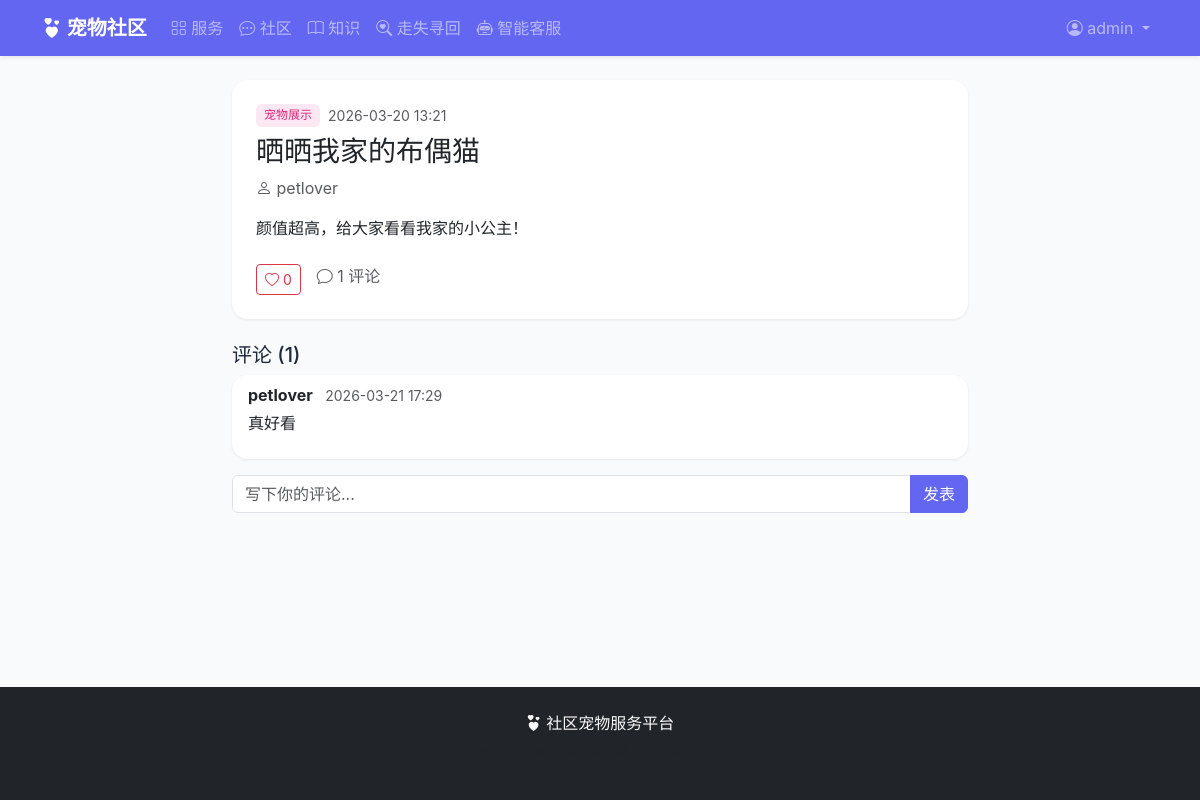
Screenshot of /community/posts/3/ (signed in) with the database file from the repository.
### accounts/models.py (models this page shows, shortened)
class User(AbstractUser):
    ROLE_CHOICES = (
        ('owner', '宠物主人'),
        ('provider', '服务商家'),
        ('admin', '系统管理员'),
    )
    role = models.CharField('角色', max_length=10, choices=ROLE_CHOICES, default='owner')
    phone = models.CharField('手机号', max_length=11, blank=True)
    avatar = models.ImageField('头像', upload_to='avatars/', blank=True)
    address = models.CharField('地址', max_length=200, blank=True)
    bio = models.TextField('个人简介', max_length=500, blank=True)
    created_at = models.DateTimeField('注册时间', auto_now_add=True)
    class Meta:
        verbose_name = '用户'
        verbose_name_plural = '用户'
    @property
    def is_provider(self):
        return self.role == 'provider'
    @property
    def is_admin_role(self):
        return self.role == 'admin'

### community/models.py (models this page shows, shortened)
class Post(models.Model):
    POST_TYPES = (
        ('note', '养宠笔记'),
        ('qa', '问答咨询'),
        ('show', '宠物展示'),
    )
    author = models.ForeignKey(settings.AUTH_USER_MODEL, on_delete=models.CASCADE,
                               related_name='posts', verbose_name='作者')
    post_type = models.CharField('类型', max_length=10, choices=POST_TYPES)
    title = models.CharField('标题', max_length=200)
    content = models.TextField('内容')
    image = models.ImageField('图片', upload_to='posts/', blank=True)
    likes_count = models.IntegerField('点赞数', default=0)
    comments_count = models.IntegerField('评论数', default=0)
    is_approved = models.BooleanField('已审核', default=False)
    is_pinned = models.BooleanField('置顶', default=False)
    created_at = models.DateTimeField('发布时间', auto_now_add=True)
    updated_at = models.DateTimeField('更新时间', auto_now=True)
    class Meta:
        verbose_name = '社区帖子'
        verbose_name_plural = '社区帖子'
        ordering = ['-is_pinned', '-created_at']

class Comment(models.Model):
    post = models.ForeignKey(Post, on_delete=models.CASCADE,
                             related_name='comments', verbose_name='帖子')
    author = models.ForeignKey(settings.AUTH_USER_MODEL, on_delete=models.CASCADE,
                               related_name='comments', verbose_name='作者')
    content = models.TextField('内容')
    created_at = models.DateTimeField('评论时间', auto_now_add=True)
    class Meta:
        verbose_name = '评论'
        verbose_name_plural = '评论'
        ordering = ['-created_at']

### community/views.py (the view)
# urls.py: path('posts/<int:pk>/', views.post_detail, name='post_detail'),
def post_detail(request, pk):
    post = get_object_or_404(Post.objects.select_related('author'), pk=pk)
    if not post.is_approved and not (
        request.user.is_authenticated and (
            request.user.is_admin_role or post.author == request.user
        )
    ):
        from django.http import Http404
        raise Http404
    comments = post.comments.all().select_related('author')
    user_liked = False
    if request.user.is_authenticated:
        user_liked = Like.objects.filter(post=post, user=request.user).exists()
    return render(request, 'community/post_detail.html', {
        'post': post,
        'comments': comments,
        'user_liked': user_liked,
    })

### templates/community/post_detail.html (shortened to what this page needs)
{% extends 'base.html' %}
{% block content %}
<div class="row justify-content-center">
    <div class="col-md-8">
        <div class="card mb-4">
            <div class="card-body p-4">
                <div class="d-flex gap-2 align-items-center mb-2">
                    <span class="post-type {{ post.post_type }}">{{ post.get_post_type_display }}</span>
                    <small class="text-muted">{{ post.created_at|date:"Y-m-d H:i" }}</small>
                </div>
                <h3>{{ post.title }}</h3>
                <div class="d-flex align-items-center text-muted mb-3">
                    <i class="bi bi-person"></i>&nbsp;{{ post.author.username }}
                </div>
                <div class="mb-4">{{ post.content|linebreaks }}</div>
                <div class="d-flex gap-3">
                    {% if user.is_authenticated %}
                    <button class="btn btn-sm {% if user_liked %}btn-danger{% else %}btn-outline-danger{% endif %}" id="like-btn" data-pk="{{ post.pk }}">
                        <i class="bi bi-heart{% if user_liked %}-fill{% endif %}"></i> <span id="like-count">{{ post.likes_count }}</span>
                    </button>
                    {% else %}
                    <span class="text-muted"><i class="bi bi-heart"></i> {{ post.likes_count }}</span>
                    {% endif %}
                    <span class="text-muted"><i class="bi bi-chat"></i> {{ post.comments_count }} 评论</span>
                </div>
            </div>
        </div>
        <h5>评论 ({{ comments|length }})</h5>
        {% for c in comments %}
        <div class="card mb-2">
            <div class="card-body py-2 px-3">
                <strong>{{ c.author.username }}</strong>
                <small class="text-muted ms-2">{{ c.created_at|date:"Y-m-d H:i" }}</small>
                <p class="mb-0 mt-1">{{ c.content|linebreaks }}</p>
            </div>
        </div>
        {% empty %}
        <p class="text-muted">暂无评论</p>
        {% endfor %}
        {% if user.is_authenticated %}
        <form method="post" action="{% url 'community:comment_create' pk=post.pk %}" class="mt-3">
            <div class="input-group">
                <input type="text" name="content" class="form-control" placeholder="写下你的评论..." required>
                <button class="btn btn-primary">发表</button>
            </div>
        </form>
        {% endif %}
    </div>
</div>
{% endblock %}

### templates/base.html (shortened to what this page needs)
{% load static %}
<!DOCTYPE html>
<html lang="zh-CN">
<head>
    <link href="{% static 'css/bootstrap.min.css' %}" rel="stylesheet">
    <link href="{% static 'css/bootstrap-icons.css' %}" rel="stylesheet">
    <link href="{% static 'css/style.css' %}" rel="stylesheet">
</head>
<body>
<nav class="navbar navbar-expand-lg navbar-dark bg-primary sticky-top shadow-sm">
    <div class="container">
        <a class="navbar-brand fw-bold" href="{% url 'index' %}">
            <i class="bi bi-hearts"></i> 宠物社区
        </a>
        <div class="collapse navbar-collapse" id="navMain">
            <ul class="navbar-nav me-auto">
                <li class="nav-item">
                    <a class="nav-link" href="{% url 'services:service_list' %}"><i class="bi bi-grid"></i> 服务</a>
                </li>
                <li class="nav-item">
                    <a class="nav-link" href="{% url 'community:post_list' %}"><i class="bi bi-chat-dots"></i> 社区</a>
                </li>
                <li class="nav-item">
                    <a class="nav-link" href="{% url 'knowledge:article_list' %}"><i class="bi bi-book"></i> 知识</a>
                </li>
                <li class="nav-item">
                    <a class="nav-link" href="{% url 'community:lost_list' %}"><i class="bi bi-search-heart"></i> 走失寻回</a>
                </li>
                <li class="nav-item">
                    <a class="nav-link" href="{% url 'chatbot:chat' %}"><i class="bi bi-robot"></i> 智能客服</a>
                </li>
            </ul>
            <ul class="navbar-nav">
                {% if user.is_authenticated %}
                <li class="nav-item dropdown">
                    <a class="nav-link dropdown-toggle" href="#" data-bs-toggle="dropdown">
                        <i class="bi bi-person-circle"></i> {{ user.username }}
                    </a>
                </li>
                {% else %}
                <li class="nav-item"><a class="nav-link" href="{% url 'accounts:login' %}">登录</a></li>
                <li class="nav-item"><a class="nav-link" href="{% url 'accounts:register' %}">注册</a></li>
                {% endif %}
            </ul>
        </div>
    </div>
</nav>
<main class="container py-4">
    {% block content %}{% endblock %}
</main>
<footer class="bg-dark text-light py-4 mt-5">
    <div class="container text-center">
        <p class="mb-1"><i class="bi bi-hearts"></i> 社区宠物服务平台</p>
        <p class="text-muted small">基于Python/Django开发 · 毕业设计项目</p>
    </div>
</footer>
</body>
</html>

### static/css/style.css (style rules this page uses)
:root { --primary: #6366f1; --primary-dark: #4f46e5; --secondary: #ec4899; --accent: #f59e0b; --bg-light: #faf5ff; }
body { font-family: -apple-system, BlinkMacSystemFont, "Segoe UI", "PingFang SC", "Hiragino Sans GB", "Microsoft YaHei", sans-serif; background-color: #f8fafc; color: #1e293b; min-height: 100vh; display: flex; flex-direction: column; }
main { flex: 1; }
.bg-primary { background-color: var(--primary) !important; }
.btn-primary { background-color: var(--primary); border-color: var(--primary); }
.card { border: none; border-radius: 1rem; box-shadow: 0 1px 3px rgba(0,0,0,0.08); transition: transform 0.2s, box-shadow 0.2s; overflow: hidden; }
.post-type { display: inline-block; padding: 0.15rem 0.5rem; border-radius: 0.375rem; font-size: 0.75rem; font-weight: 500; }
.post-type.show { background: #fce7f3; color: #db2777; }

### rows the page displays
User: username "admin"
Post: post_type "宠物展示", created_at "2026-03-20 13:21", title "晒晒我家的布偶猫", author.username "petlover", content "颜值超高，给大家看看我家的小公主！", likes_count "0", comments_count "1"
Comment: author.username "petlover", created_at "2026-03-21 17:29", content "真好看"

### other values shown
{{ comments|length }} "1"
